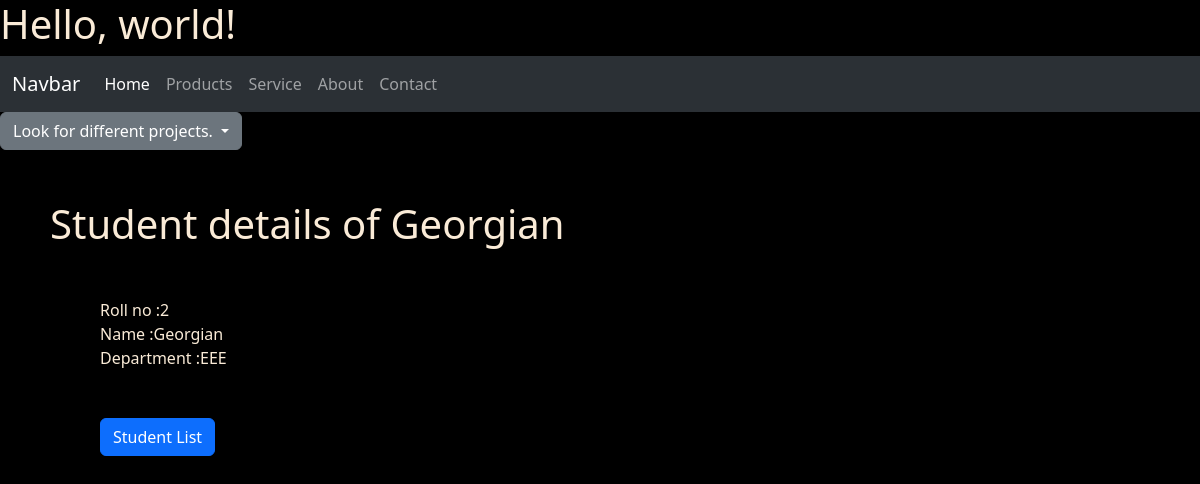
The page /2/studentdetail/ on the database its author committed.
### It/models.py (models this page shows)
class Student(models.Model):
    name = models.CharField(max_length=100)
    department = models.CharField(max_length=30)
    roll = models.IntegerField()
    def __str__(self):
        return self.name

### It/views.py (the view)
# urls.py: path('<pk>/studentdetail/', Studentdetail.as_view(), name = 'studentdetail'),
class Studentdetail(DetailView):
	model =Student
	template_name = 'CBV/studentdetail.html'

### It/templates/CBV/studentdetail.html
{% extends 'base.html' %}
{% block content %}
    <div style="margin: 50px;">
        <h1>
            Student details of {{object}}
        </h1>
        <div style="margin: 50px;">
            Roll  no    :{{ object.id}} <br>
            Name        :{{ object.name}}<br>
            Department  :{{ object.department}} <br>
            <br><br>
            <a href="/" type="button" class = "btn btn-primary">Student List</a>
        </div>
    </div>
{% endblock %}

### static/css1/stjoseph.css (style rules this page uses)
body { background-color: black; color: antiquewhite; }

### rows shown on the page
Student: name "Georgian", id "2", department "EEE"
